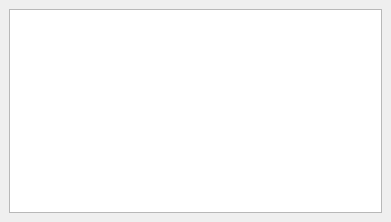
<?xml version="1.0" encoding="UTF-8"?>
<ui version="4.0">
 <class>MainWindow</class>
 <widget class="QMainWindow" name="MainWindow">
  <property name="geometry">
   <rect>
    <x>0</x>
    <y>0</y>
    <width>391</width>
    <height>222</height>
   </rect>
  </property>
  <property name="windowTitle">
   <string>MainWindow</string>
  </property>
  <widget class="QWidget" name="centralwidget">
   <layout class="QVBoxLayout" name="verticalLayout">
    <item>
     <widget class="QTableView" name="tabla"/>
    </item>
   </layout>
  </widget>
 </widget>
 <resources/>
 <connections/>
</ui>
